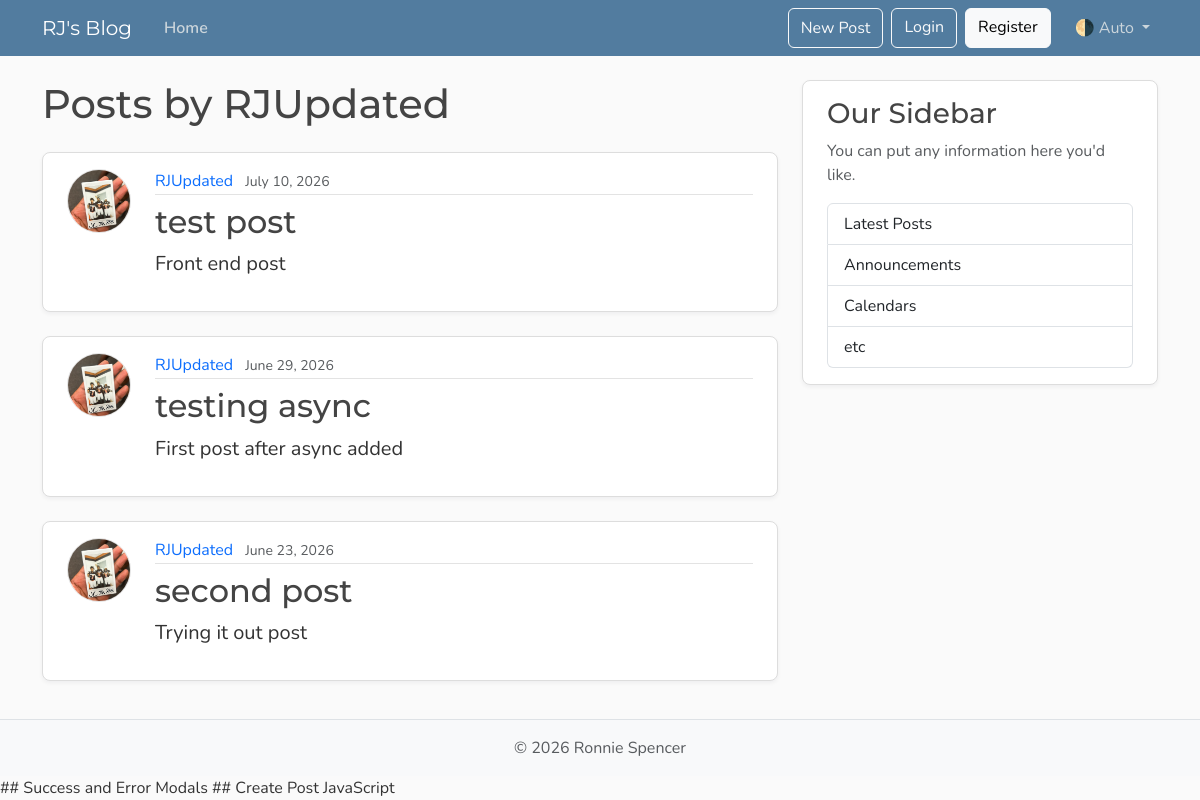
The page /users/1/posts on the database its author committed.
### models.py (models this page shows, shortened)
class User(Base):
    __tablename__ = "users"
    id: Mapped[int] = mapped_column(Integer, primary_key=True, index=True)
    username: Mapped[str] = mapped_column(String(50), unique=True, nullable=False)
    email: Mapped[str] = mapped_column(String(120), unique=True, nullable=False)
    image_file: Mapped[str | None] = mapped_column(
        String(200),
        nullable=True,
        default=None,
    )
    posts: Mapped[list[Post]] = relationship(
        back_populates="author",
        cascade="all, delete-orphan")

class Post(Base):
    __tablename__ = "posts"
    id: Mapped[int] = mapped_column(Integer, primary_key=True, index=True)
    title: Mapped[str] = mapped_column(String(100), nullable=False)
    content: Mapped[str] = mapped_column(Text, nullable=False)
    user_id: Mapped[int] = mapped_column(
        ForeignKey("users.id"),
        nullable=False,
        index=True,
    )
    date_posted: Mapped[datetime] = mapped_column(
        DateTime(timezone=True),
        default=lambda: datetime.now(UTC),
    )
    author: Mapped[User] = relationship(back_populates="posts")

### main.py (the view)
@app.get("/users/{user_id}/posts", include_in_schema=False, name="user_posts")
async def user_posts_page(
    request: Request,
    user_id: int,
    db: Annotated[AsyncSession, Depends(get_db)],
):
    result = await db.execute(
        select(models.User)
        .where(models.User.id == user_id))
    user = result.scalars().first()
    if not user:
        raise HTTPException(
            status_code=status.HTTP_404_NOT_FOUND,
            detail="User not found",
        )
    result = await db.execute(
        select(models.Post)
        .options(selectinload(models.Post.author)) # Needs selectinload to load the related author object for each post in a single query, instead of making a separate query for each post.
        .where(models.Post.user_id == user_id)
        .order_by(models.Post.date_posted.desc()),
    )
    posts = result.scalars().all()
    return templates.TemplateResponse(
        request,
        "user_posts.html",
        {"posts": posts, "user": user, "title": f"{user.username}'s Posts"},
    )

### templates/user_posts.html
{% extends "layout.html" %}
{% block content %}
  <h1 class="mb-4">Posts by {{ user.username }}</h1>
  {% for post in posts %}
    <article class="content-section py-3 px-4 mb-4">
      <div class="d-flex align-items-start gap-4">
        <img class="rounded-circle article-img flex-shrink-0"
             src="{{ post.author.image_path }}"
             alt="{{ post.author.username }}'s profile picture"
             width="64"
             height="64"
             loading="lazy">
        <div class="flex-grow-1">
          <div class="article-metadata mb-2">
            <a class="me-2"
               href="{{ url_for('user_posts', user_id=post.author.id) }}">{{ post.author.username }}</a>
            <small class="text-body-secondary">{{ post.date_posted.strftime("%B %d, %Y") }}</small>
          </div>
          <h2>
            <a class="article-title"
               href="{{ url_for('post_page', post_id=post.id) }}">{{ post.title }}</a>
          </h2>
          <p class="article-content">{{ post.content }}</p>
        </div>
      </div>
    </article>
  {% else %}
    <p class="text-body-secondary">No posts by this user yet.</p>
  {% endfor %}
{% endblock content %}

### static/css/main.css (style rules this page uses)
:root { --font-heading: "Montserrat", system-ui, -apple-system, BlinkMacSystemFont, sans-serif; --font-body: "Nunito", system-ui, -apple-system, BlinkMacSystemFont, sans-serif; --color-bg-body: #fafafa; --color-bg-content: #ffffff; --color-text-primary: #333333; --color-text-heading: #444444; --color-steel: #527c9f; --color-nav-link: #cbd5db; --color-nav-link-hover: #ffffff; --color-link-hover: #428bca; --color-border: #dddddd; --color-border-light: #e3e3e3; --spacing-xl: 5rem; --article-img-size: 4rem; --account-img-size: 7.813rem; }
body { font-family: var(--font-body); background: var(--color-bg-body); color: var(--color-text-primary); }
h1, h2, h3, h4, h5, h6 { font-family: var(--font-heading); color: var(--color-text-heading); }
a { text-decoration: none; }
.content-section { background: var(--color-bg-content); border: 1px solid var(--color-border); border-radius: 0.5rem; box-shadow: 0 2px 4px rgba(15, 23, 42, 0.05); transition: box-shadow 0.15s ease, transform 0.15s ease, border-color 0.15s ease; }
.article-title { color: var(--color-text-heading); transition: color 0.2s ease-in-out; }
.article-content { white-space: pre-line; font-size: 1.25rem; }
.article-img { height: var(--article-img-size); width: var(--article-img-size); flex-shrink: 0; object-fit: cover; border: 1px solid var(--color-border-light); box-shadow: 0 0 0 2px var(--color-bg-content); }
.article-metadata { padding-bottom: 0.063rem; border-bottom: 1px solid var(--color-border-light); }
.article-metadata a { transition: color 0.2s ease-in-out; }

### rows shown on the page
User: username "RJUpdated"
Post: author.image_path (picture), author.username "RJUpdated", date_posted "July 10, 2026", title "test post", content "Front end post"
Post: author.image_path (picture), author.username "RJUpdated", date_posted "June 29, 2026", title "testing async", content "First post after async added"
Post: author.image_path (picture), author.username "RJUpdated", date_posted "June 23, 2026", title "second post", content "Trying it out post"
